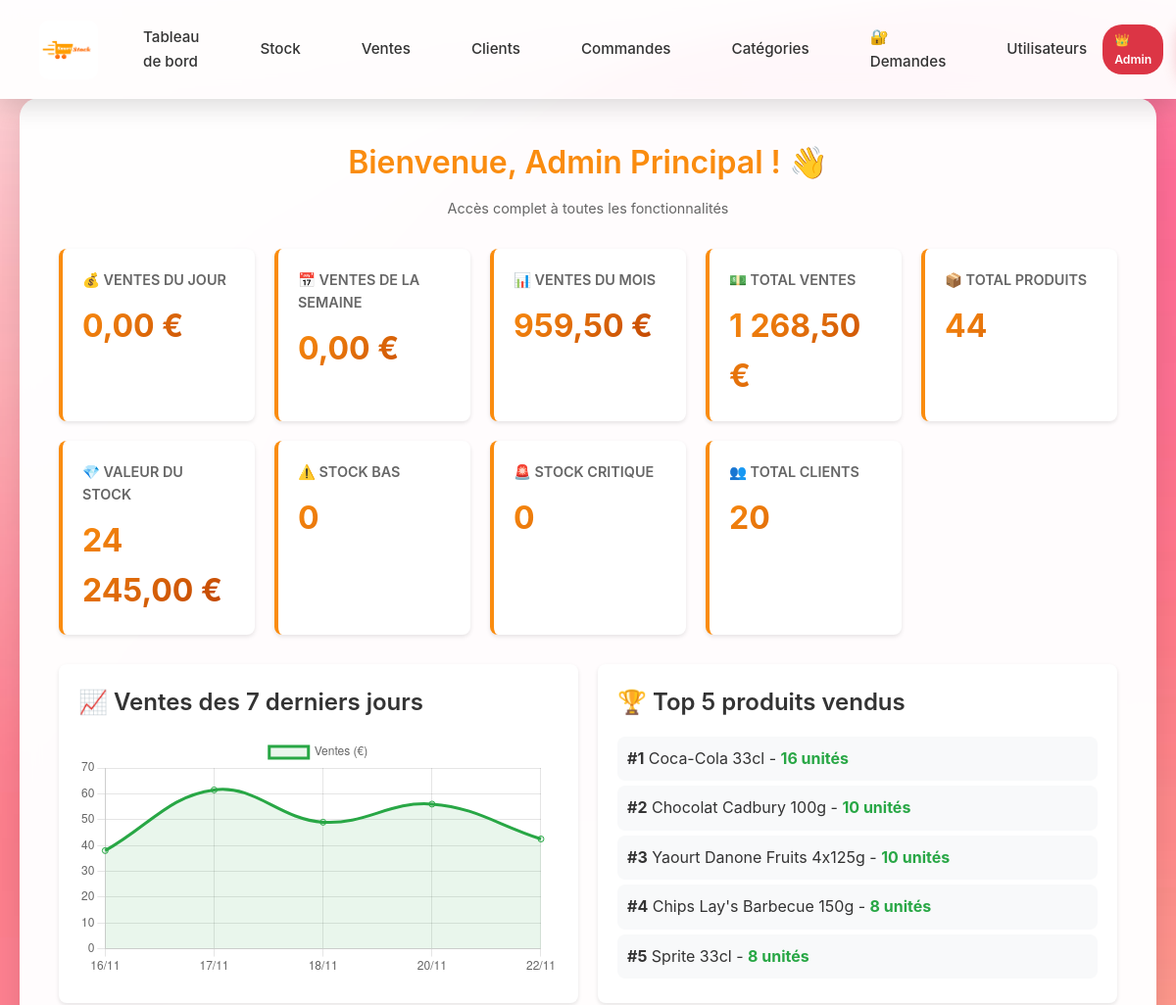
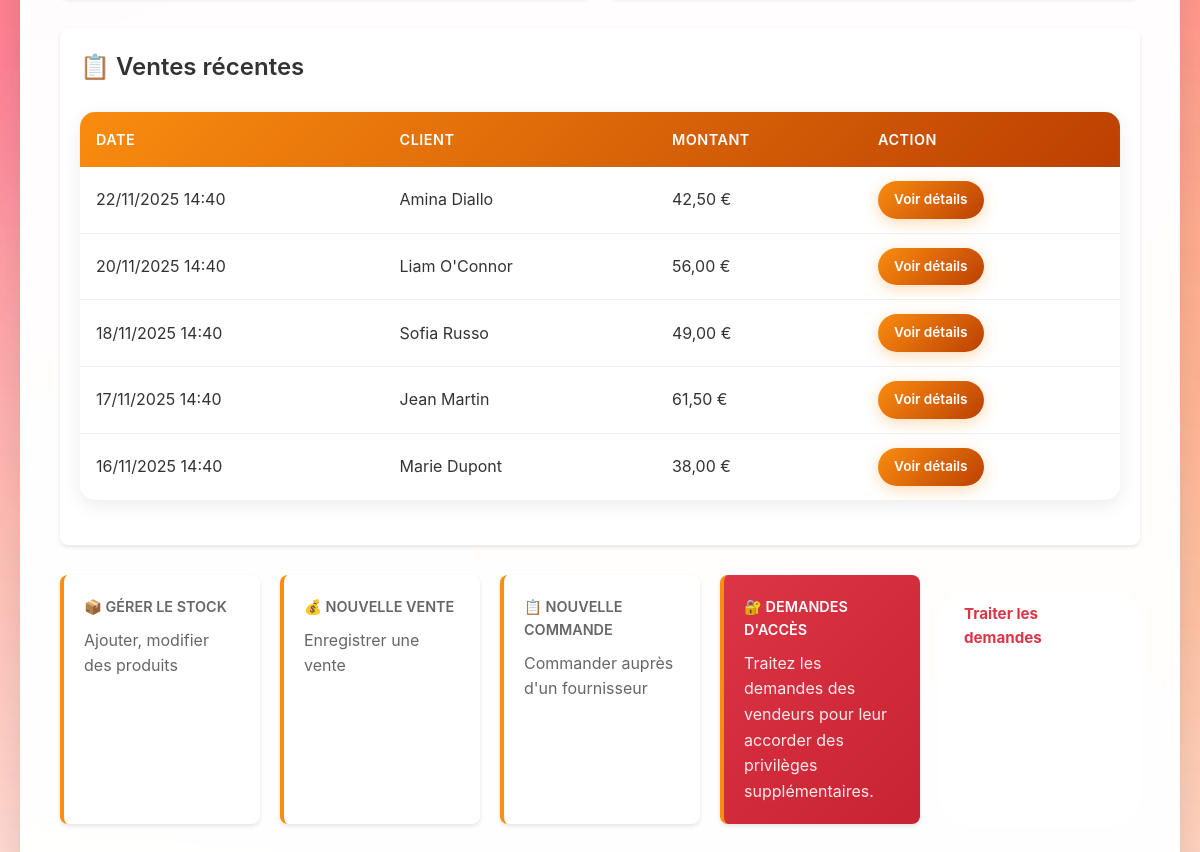
The app's page /pages/dashboard/index.php (signed in) with its own data (2 pictures, top to bottom).
### tables this page shows
CREATE TABLE ventes (
    id INT AUTO_INCREMENT PRIMARY KEY,
    id_client INT,
    id_utilisateur INT,
    date_vente TIMESTAMP DEFAULT CURRENT_TIMESTAMP,
    total DECIMAL(10,2) DEFAULT 0.00,
    FOREIGN KEY (id_client) REFERENCES clients(id) ON DELETE SET NULL,
    FOREIGN KEY (id_utilisateur) REFERENCES utilisateurs(id) ON DELETE SET NULL
);

CREATE TABLE clients (
    id INT AUTO_INCREMENT PRIMARY KEY,
    nom VARCHAR(100) NOT NULL,
    telephone VARCHAR(20),
    email VARCHAR(100),
    adresse TEXT
);

### pages/dashboard/index.php (the view, shortened to what this page needs)
<?php
include('../../config/db_conn.php');
include('../../includes/role_helper.php');
$nom = $_SESSION['nom'];
$role = $_SESSION['role'];
$ventes_jour = mysqli_query($conn, "SELECT SUM(total) as total FROM ventes WHERE DATE(date_vente) = CURDATE()");
$total_jour = mysqli_fetch_assoc($ventes_jour)['total'] ?? 0;
$ventes_semaine = mysqli_query($conn, "SELECT SUM(total) as total FROM ventes WHERE YEARWEEK(date_vente) = YEARWEEK(CURDATE())");
$total_semaine = mysqli_fetch_assoc($ventes_semaine)['total'] ?? 0;
$ventes_mois = mysqli_query($conn, "SELECT SUM(total) as total FROM ventes WHERE MONTH(date_vente) = MONTH(CURDATE()) AND YEAR(date_vente) = YEAR(CURDATE())");
$total_mois = mysqli_fetch_assoc($ventes_mois)['total'] ?? 0;
$ventes_total = mysqli_query($conn, "SELECT SUM(total) as total FROM ventes");
$total_ventes = mysqli_fetch_assoc($ventes_total)['total'] ?? 0;
$nb_produits = mysqli_query($conn, "SELECT COUNT(*) as total FROM produits");
$total_produits = mysqli_fetch_assoc($nb_produits)['total'];
$stock_valeur = mysqli_query($conn, "SELECT SUM(quantite_stock * prix_achat) as total FROM produits");
$valeur_stock = mysqli_fetch_assoc($stock_valeur)['total'] ?? 0;
$stock_bas = mysqli_query($conn, "SELECT COUNT(*) as total FROM produits WHERE quantite_stock < 10 AND quantite_stock > 0");
$nb_stock_bas = mysqli_fetch_assoc($stock_bas)['total'];
$stock_critique = mysqli_query($conn, "SELECT COUNT(*) as total FROM produits WHERE quantite_stock <= 0");
$nb_stock_critique = mysqli_fetch_assoc($stock_critique)['total'];
$top_produits = mysqli_query($conn, "
    SELECT p.nom, SUM(dv.quantite) as total_vendu
    FROM details_vente dv
    JOIN produits p ON dv.id_produit = p.id
    GROUP BY p.id, p.nom
    ORDER BY total_vendu DESC
    LIMIT 5
");
$nb_clients = mysqli_query($conn, "SELECT COUNT(*) as total FROM clients");
$total_clients = mysqli_fetch_assoc($nb_clients)['total'];
$ventes_recentes = mysqli_query($conn, "
    SELECT v.id, v.date_vente, v.total, c.nom as client_nom
    FROM ventes v
    LEFT JOIN clients c ON v.id_client = c.id
    ORDER BY v.date_vente DESC
    LIMIT 5
");
$ventes_7jours = mysqli_query($conn, "
    SELECT DATE(date_vente) as date, SUM(total) as total
    FROM ventes
    WHERE date_vente >= DATE_SUB(CURDATE(), INTERVAL 7 DAY)
    GROUP BY DATE(date_vente)
    ORDER BY date ASC
");
$labels_graph = [];
$data_graph = [];
while ($row = mysqli_fetch_assoc($ventes_7jours)) {
    $labels_graph[] = date('d/m', strtotime($row['date']));
    $data_graph[] = floatval($row['total']);
}
?>
<!DOCTYPE html>
<html lang="fr">
<head>
  <link rel="stylesheet" href="../../assets/css/styles_connected.css">
</head>
<body>
  <header>
    <nav class="navbar">
      <div class="nav-left">
        <a href="index.php" class="logo-link">
          <img src="../../assets/images/logo_epicerie.png" alt="Logo Smart Stock" class="logo-navbar">
        </a>
        <a href="index.php" class="nav-link">Tableau de bord</a>
        <a href="../stock/stock.php" class="nav-link">Stock</a>
        <a href="../ventes/ventes.php" class="nav-link">Ventes</a>
        <a href="../clients/clients.php" class="nav-link">Clients</a>
        <a href="../commandes/commandes.php" class="nav-link">Commandes</a>
        <a href="../stock/categories.php" class="nav-link">Catégories</a>
        <?php if ($role === 'admin'): ?>
          <a href="../admin/demandes_acces.php" class="nav-link" style="position: relative;">
            🔐 Demandes
          </a>
          <a href="../admin/utilisateurs.php" class="nav-link">Utilisateurs</a>
        <?php endif; ?>
      </div>
      <div style="display: flex; align-items: center; gap: 15px;">
        <span style="color: #666; font-size: 0.9em;">
          <?= displayRoleBadge($role) ?>
        </span>
      </div>
    </nav>
  </header>
  <div class="main-container">
    <div class="content-wrapper">
      <div style="text-align: center; margin-bottom: 30px;">
        <h2 style="color: var(--primary-color); font-size: 2em; margin-bottom: 10px;">
          Bienvenue, <?= htmlspecialchars($nom) ?> ! 👋
        </h2>
        <p style="color: #666; font-size: 0.9em; margin-top: 8px;">
          <?= getRoleDescription($role) ?>
        </p>
      </div>
      <div class="stats-grid">
        <div class="stat-card">
          <h3>💰 Ventes du jour</h3>
          <div class="value"><?= number_format($total_jour, 2, ',', ' ') ?> €</div>
        </div>
        <div class="stat-card">
          <h3>📅 Ventes de la semaine</h3>
          <div class="value"><?= number_format($total_semaine, 2, ',', ' ') ?> €</div>
        </div>
        <div class="stat-card">
          <h3>📊 Ventes du mois</h3>
          <div class="value"><?= number_format($total_mois, 2, ',', ' ') ?> €</div>
        </div>
        <div class="stat-card">
          <h3>💵 Total ventes</h3>
          <div class="value"><?= number_format($total_ventes, 2, ',', ' ') ?> €</div>
        </div>
        <div class="stat-card">
          <h3>📦 Total produits</h3>
          <div class="value"><?= $total_produits ?></div>
        </div>
        <div class="stat-card">
          <h3>💎 Valeur du stock</h3>
          <div class="value"><?= number_format($valeur_stock, 2, ',', ' ') ?> €</div>
        </div>
        <div class="stat-card alertes">
          <h3>⚠️ Stock bas</h3>
          <p class="value"><?= $nb_stock_bas ?></p>
        </div>
        <div class="stat-card alertes">
          <h3>🚨 Stock critique</h3>
          <p class="value"><?= $nb_stock_critique ?></p>
        </div>
        <div class="stat-card">
          <h3>👥 Total clients</h3>
          <p class="value"><?= $total_clients ?></p>
        </div>
      </div>
      <div class="charts-grid">
        <div class="chart-box">
          <h3>📈 Ventes des 7 derniers jours</h3>
          <canvas id="ventesChart"></canvas>
        </div>
        <div class="chart-box">
          <h3>🏆 Top 5 produits vendus</h3>
          <ul style="list-style: none; padding: 0;">
            <?php
            mysqli_data_seek($top_produits, 0);
            $rank = 1;
            while ($prod = mysqli_fetch_assoc($top_produits)):
            ?>
              <li style="padding: 10px; margin: 5px 0; background: #f8f9fa; border-radius: 8px;">
                <strong>#<?= $rank ?></strong> <?= htmlspecialchars($prod['nom']) ?> -
                <span style="color: #28a745; font-weight: bold;"><?= $prod['total_vendu'] ?> unités</span>
              </li>
            <?php
              $rank++;
            endwhile;
            ?>
          </ul>
        </div>
      </div>
      <div class="chart-box" style="margin-top: 20px;">
        <h3>📋 Ventes récentes</h3>
        <table>
          <thead>
            <tr>
              <th>Date</th>
              <th>Client</th>
              <th>Montant</th>
              <th>Action</th>
            </tr>
          </thead>
          <tbody>
            <?php
            mysqli_data_seek($ventes_recentes, 0);
            while ($vente = mysqli_fetch_assoc($ventes_recentes)):
            ?>
              <tr>
                <td><?= date('d/m/Y H:i', strtotime($vente['date_vente'])) ?></td>
                <td><?= htmlspecialchars($vente['client_nom'] ?? 'Client anonyme') ?></td>
                <td><?= number_format($vente['total'], 2, ',', ' ') ?> €</td>
                <td><a href="../ventes/detailVente.php?id=<?= $vente['id'] ?>" class="btn btn-sm">Voir détails</a></td>
              </tr>
            <?php endwhile; ?>
          </tbody>
        </table>
      </div>
      <div class="stats-grid" style="margin-top: 30px;">
        <a href="../stock/stock.php" class="stat-card" style="text-decoration: none; color: inherit; display: block;">
          <h3>📦 Gérer le stock</h3>
          <p style="color: #666; margin-top: 10px;">Ajouter, modifier des produits</p>
        </a>
        <a href="../ventes/ventes.php" class="stat-card" style="text-decoration: none; color: inherit; display: block;">
          <h3>💰 Nouvelle vente</h3>
          <p style="color: #666; margin-top: 10px;">Enregistrer une vente</p>
        </a>
        <a href="../commandes/commandes.php" class="stat-card" style="text-decoration: none; color: inherit; display: block;">
          <h3>📋 Nouvelle commande</h3>
          <p style="color: #666; margin-top: 10px;">Commander auprès d'un fournisseur</p>
        </a>
        <?php if ($role === 'admin'): ?>
          <?php
          $table_exists = mysqli_query($conn, "SHOW TABLES LIKE 'demandes_acces'");
          $nb_demandes_attente = 0;
          if (mysqli_num_rows($table_exists) > 0) {
              $check_demandes = mysqli_query($conn, "SELECT COUNT(*) as total FROM demandes_acces WHERE statut = 'en_attente'");
              $nb_demandes_attente = mysqli_fetch_assoc($check_demandes)['total'] ?? 0;
          }
          ?>
          <a href="../admin/demandes_acces.php" class="stat-card" style="text-decoration: none; color: inherit; display: block; background: linear-gradient(135deg, #dc3545, #c82333); color: white;">
            <h3 style="color: white;">🔐 Demandes d'accès</h3>
            <p style="color: rgba(255,255,255,0.9); margin-top: 10px;">
              <?= $nb_demandes_attente > 0 ? "<strong>$nb_demandes_attente demande(s) en attente</strong>" : "Traitez les demandes des vendeurs pour leur accorder des privilèges supplémentaires." ?>
            </p>
            <a href="../admin/demandes_acces.php" class="btn" style="background: white; color: #dc3545; font-weight: bold; padding: 12px 24px; box-shadow: 0 4px 15px rgba(255,255,255,0.3); margin-top: 15px; display: inline-block;">
              Traiter les demandes
            </a>
          </a>
        <?php endif; ?>
      </div>
    </div>
  </div>
  <script>
    // Graphique des ventes
    const ctx = document.getElementById('ventesChart').getContext('2d');
    new Chart(ctx, {
      type: 'line',
      data: {
        labels: <?= json_encode($labels_graph) ?>,
        datasets: [{
          label: 'Ventes (€)',
          data: <?= json_encode($data_graph) ?>,
          borderColor: 'rgb(40, 167, 69)',
          backgroundColor: 'rgba(40, 167, 69, 0.1)',
          tension: 0.4,
          fill: true
        }]
      },
      options: {
        responsive: true,
        scales: {
          y: {
            beginAtZero: true
          }
        }
      }
    });
  </script>
</body>
</html>

### includes/role_helper.php
<?php
function getRoleBadge($role) {
    $badges = [
        'admin' => [
            'class' => 'badge-danger',
            'icon' => '👑',
            'text' => 'Admin',
            'color' => '#dc3545'
        ],
        'responsable_approvisionnement' => [
            'class' => 'badge-warning',
            'icon' => '📦',
            'text' => 'Responsable',
            'color' => '#ffc107'
        ],
        'vendeur' => [
            'class' => 'badge-info',
            'icon' => '💰',
            'text' => 'Vendeur',
            'color' => '#17a2b8'
        ],
        'tresorier' => [
            'class' => 'badge-success',
            'icon' => '💼',
            'text' => 'Trésorier',
            'color' => '#28a745'
        ]
    ];
    return $badges[$role] ?? [
        'class' => 'badge-secondary',
        'icon' => '👤',
        'text' => htmlspecialchars($role ?: '—'),
        'color' => '#6c757d'
    ];
}
function displayRoleBadge($role) {
    $badge = getRoleBadge($role);
    return "<span class='badge {$badge['class']}' style='padding: 6px 12px; border-radius: 20px; font-weight: 600; display: inline-block;'>
        {$badge['icon']} {$badge['text']}
    </span>";
}
function getRoleDescription($role) {
    $descriptions = [
        'admin' => 'Accès complet à toutes les fonctionnalités',
        'responsable_approvisionnement' => 'Gestion du stock, fournisseurs et commandes',
        'vendeur' => 'Gestion des ventes et clients',
        'tresorier' => 'Accès à la trésorerie et finances'
    ];
    return $descriptions[$role] ?? 'Rôle non défini';
}

### assets/css/styles_connected.css (style rules this page uses)
:root { --primary-color: #fa8c0f; --primary-dark: #bc4002; --primary-light: #ffb366; --secondary-color: #224d86; --secondary-dark: #2d1a65; --success-color: #28a745; --danger-color: #dc3545; --warning-color: #ffc107; --info-color: #17a2b8; --dark-color: #333; --light-color: #f8f9fa; --white: #ffffff; --border-radius: 15px; --box-shadow: 0 10px 30px rgba(0, 0, 0, 0.1); --box-shadow-hover: 0 15px 40px rgba(250, 140, 15, 0.2); --transition: all 0.3s cubic-bezier(0.4, 0, 0.2, 1); }
* { margin: 0; padding: 0; box-sizing: border-box; }
body { font-family: 'Poppins', -apple-system, BlinkMacSystemFont, 'Segoe UI', Roboto, 'Helvetica Neue', Arial, sans-serif; background-image: url('fond-index.png'); background-size: cover; background-position: center; background-repeat: no-repeat; background-attachment: fixed; min-height: 100vh; color: var(--dark-color); line-height: 1.6; overflow-x: hidden; }
header { background: rgba(255, 255, 255, 0.95); backdrop-filter: blur(10px); box-shadow: 0 4px 20px rgba(0, 0, 0, 0.1); position: fixed; top: 0; left: 0; right: 0; z-index: 1000; padding: 15px 0; transition: var(--transition); }
.navbar { max-width: 1400px; margin: 0 auto; display: flex; justify-content: space-between; align-items: center; padding: 0 40px; }
.nav-left { display: flex; align-items: center; gap: 30px; }
.logo-link { display: flex; align-items: center; text-decoration: none; transition: var(--transition); }
.logo-navbar { width: 60px; height: 60px; border-radius: 10px; object-fit: contain; }
.nav-link { text-decoration: none; color: var(--dark-color); font-weight: 500; font-size: 0.95em; padding: 8px 16px; border-radius: 8px; transition: var(--transition); position: relative; }
.nav-link::after { content: ''; position: absolute; bottom: 0; left: 50%; transform: translateX(-50%); width: 0; height: 2px; background: var(--primary-color); transition: var(--transition); }
.main-container, .container { max-width: 1400px; margin: 100px auto 40px; padding: 0 20px; }
.content-wrapper { background: rgba(255, 255, 255, 0.98); border-radius: 20px; padding: 40px; box-shadow: var(--box-shadow); backdrop-filter: blur(10px); animation: fadeInUp 0.6s ease; }
h2 { font-size: 2em; font-weight: 600; color: var(--dark-color); margin-bottom: 20px; }
h3 { font-size: 1.5em; font-weight: 600; color: var(--dark-color); margin-bottom: 15px; }
button, .btn { background: linear-gradient(135deg, var(--primary-color), var(--primary-dark)); color: white; border: none; padding: 12px 24px; border-radius: 25px; font-weight: 600; font-size: 0.95em; cursor: pointer; transition: var(--transition); box-shadow: 0 4px 15px rgba(250, 140, 15, 0.3); display: inline-flex; align-items: center; gap: 8px; text-decoration: none; }
.btn-sm { padding: 8px 16px; font-size: 0.85em; }
table { width: 100%; border-collapse: separate; border-spacing: 0; border-radius: var(--border-radius); overflow: hidden; box-shadow: 0 5px 20px rgba(0, 0, 0, 0.08); background: white; margin: 25px 0; }
thead { background: linear-gradient(135deg, var(--primary-color), var(--primary-dark)); }
th { padding: 16px; text-align: left; color: white; font-weight: 600; font-size: 0.9em; text-transform: uppercase; letter-spacing: 0.5px; }
td { padding: 14px 16px; border-bottom: 1px solid #f0f0f0; transition: var(--transition); }
tbody tr { transition: var(--transition); }
tbody tr:last-child td { border-bottom: none; }
.stat-card { background: linear-gradient(135deg, white, #f8f9fa); border-left: 4px solid var(--primary-color); padding: 25px; border-radius: var(--border-radius); box-shadow: 0 5px 20px rgba(0, 0, 0, 0.08); transition: var(--transition); }
.stat-card .value { font-size: 2.5em; font-weight: 700; background: linear-gradient(135deg, var(--primary-color), var(--primary-dark)); -webkit-background-clip: text; -webkit-text-fill-color: transparent; background-clip: text; }
.badge { display: inline-block; padding: 4px 12px; border-radius: 20px; font-size: 0.85em; font-weight: 600; }
.badge-danger { background: var(--danger-color); color: white; }

### records on screen
ventes: date_vente "22/11/2025 14:40", id_client.nom "Amina Diallo", total "42,50"
ventes: date_vente "20/11/2025 14:40", id_client.nom "Liam O'Connor", total "56,00"
ventes: date_vente "18/11/2025 14:40", id_client.nom "Sofia Russo", total "49,00"
ventes: date_vente "17/11/2025 14:40", id_client.nom "Jean Martin", total "61,50"
ventes: date_vente "16/11/2025 14:40", id_client.nom "Marie Dupont", total "38,00"

### other values on screen
$badge['icon'] "👑"
$badge['text'] "Admin"
$nom "Admin Principal"
getRoleDescription($role) "Accès complet à toutes les fonctionnalités"
$total_jour "0,00"
$total_semaine "0,00"
$total_mois "959,50"
$total_ventes "1 268,50"
$total_produits "44"
$valeur_stock "24 245,00"
$nb_stock_bas "0"
$nb_stock_critique "0"
$total_clients "20"
$prod['nom'] "Coca-Cola 33cl"
$prod['total_vendu'] "16"
